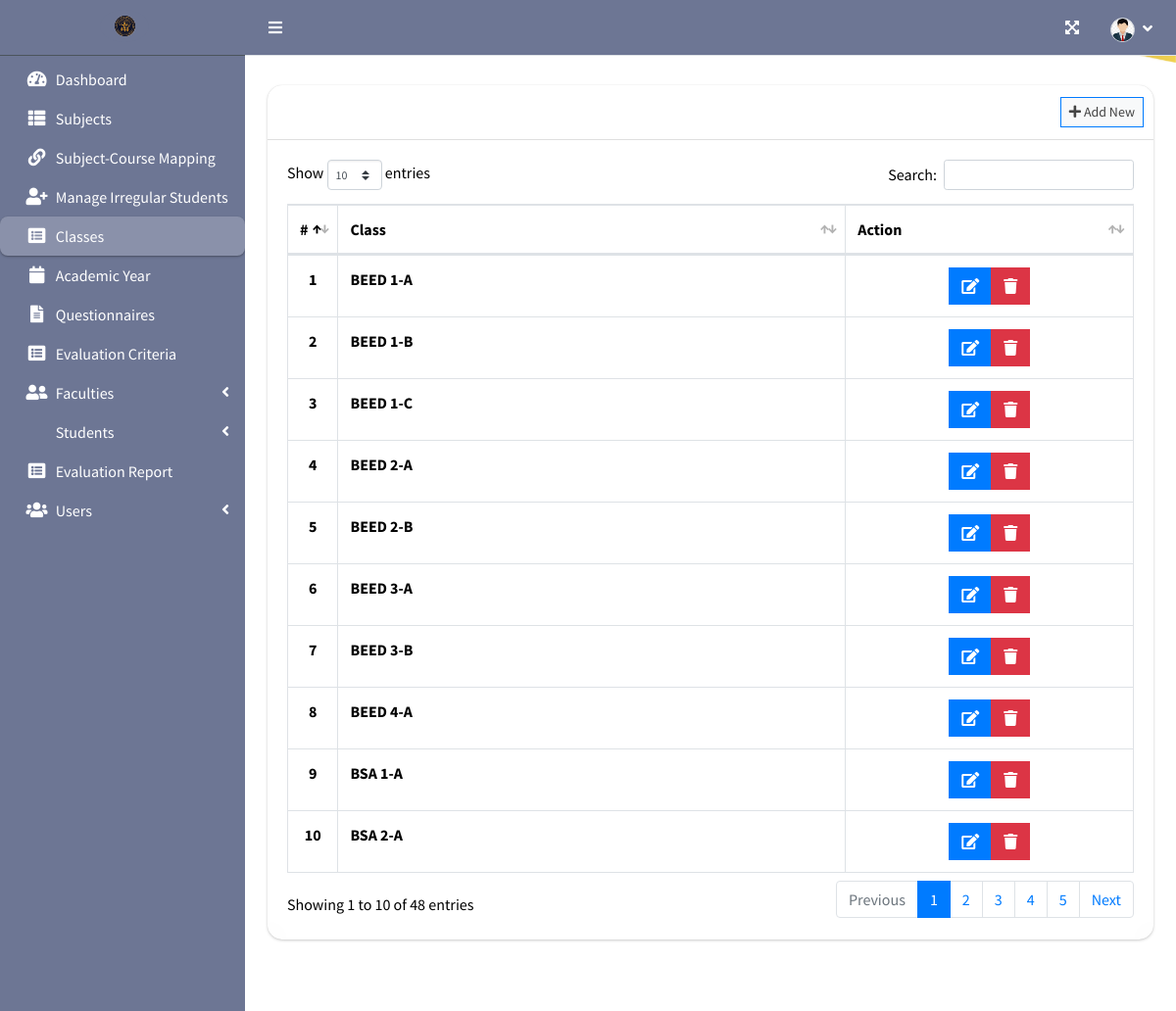
The page /index.php?page=class_list (signed in) on the database its author committed.
### tables this page shows
CREATE TABLE `class_list` (
  `id` int(30) NOT NULL,
  `curriculum` text NOT NULL,
  `level` text NOT NULL,
  `section` text NOT NULL
);

### admin/class_list.php (the view, shortened to what this page needs)
<?php include'db_connect.php' ?>
<div class="col-lg-12">
	<div class="card card-outline ">
		<div class="card-header">
			<div class="card-tools">
				<a class="btn btn-block btn-sm btn-default btn-flat border-primary new_class" href="javascript:void(0)"><i class="fa fa-plus"></i> Add New</a>
			</div>
		</div>
		<div class="card-body">
			<table class="table tabe-hover table-bordered" id="list">
				<colgroup>
					<col width="5%">
					<col width="60%">
				</colgroup>
				<thead>
					<tr>
						<th class="text-center">#</th>
						<th>Class</th>
						<th>Action</th>
					</tr>
				</thead>
				<tbody>
					<?php
					$i = 1;
					$qry = $conn->query("SELECT *,concat(curriculum,' ',level,'-',section) as `class` FROM class_list order by class asc ");
					while($row= $qry->fetch_assoc()):
					?>
					<tr>
						<th class="text-center"><?php echo $i++ ?></th>
						<td><b><?php echo $row['class'] ?></b></td>
						<td class="text-center">
		                    <div class="btn-group">
		                        <a href="javascript:void(0)" data-id='<?php echo $row['id'] ?>' class="btn btn-primary btn-flat manage_class">
		                          <i class="fas fa-edit"></i>
		                        </a>
		                        <button type="button" class="btn btn-danger btn-flat delete_class" data-id="<?php echo $row['id'] ?>">
		                          <i class="fas fa-trash"></i>
		                        </button>
	                      </div>
						</td>
					</tr>
				<?php endwhile; ?>
				</tbody>
			</table>
		</div>
	</div>
</div>

### admin/class_list.php (style rules this page uses)
.card,.card-body { color: black; background: transparent!important; backdrop-filter: blur(10px); -webkit-backdrop-filter: blur(10px); border-radius: 15px; border: none; }

### rows shown on the page
class_list: class "BEED 1-A"
class_list: class "BEED 1-B"
class_list: class "BEED 1-C"
class_list: class "BEED 2-A"
class_list: class "BEED 2-B"
class_list: class "BEED 3-A"
class_list: class "BEED 3-B"
class_list: class "BEED 4-A"
class_list: class "BSA 1-A"
class_list: class "BSA 2-A"
